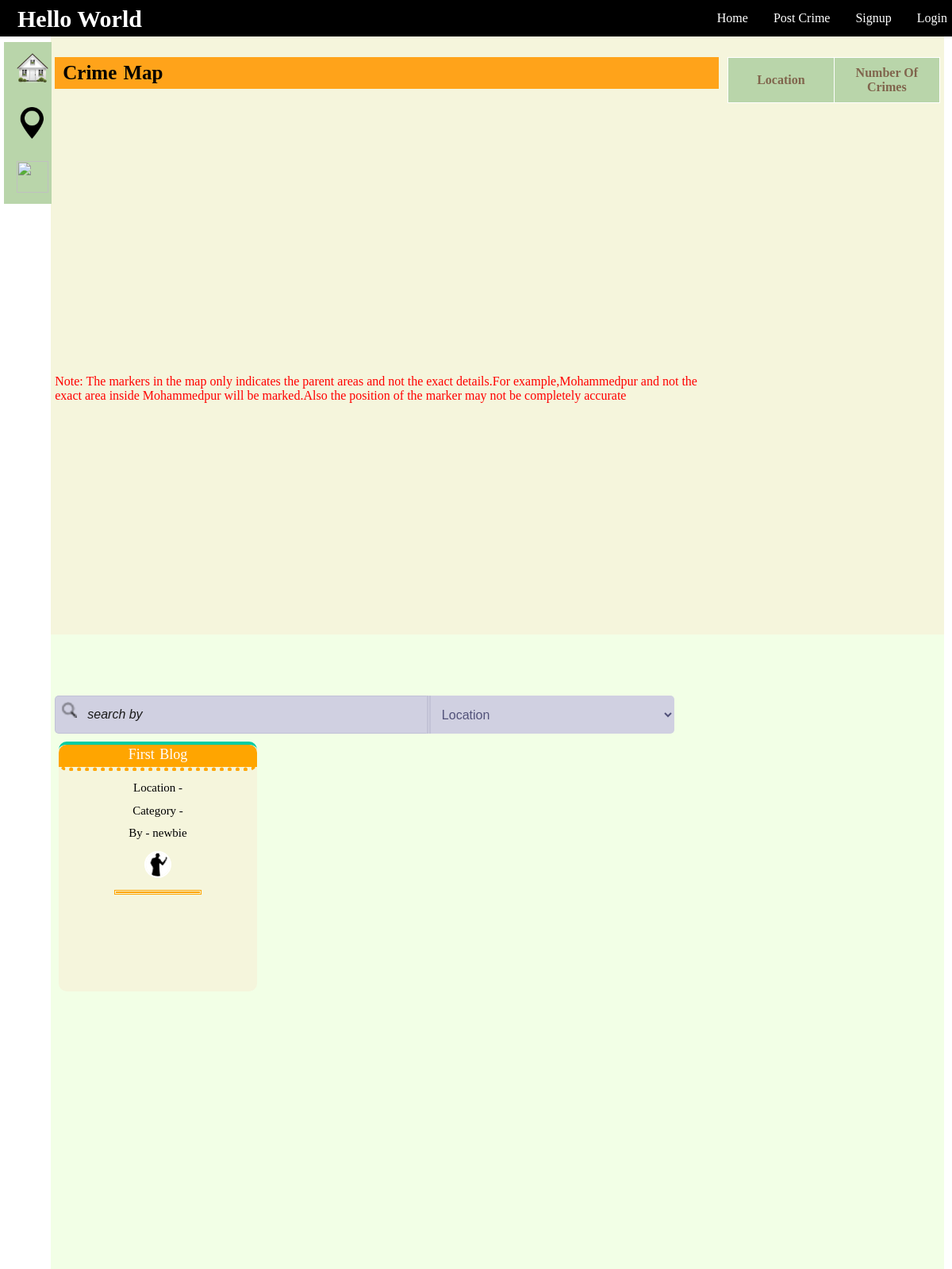
/, run on an earlier commit of the app's database.
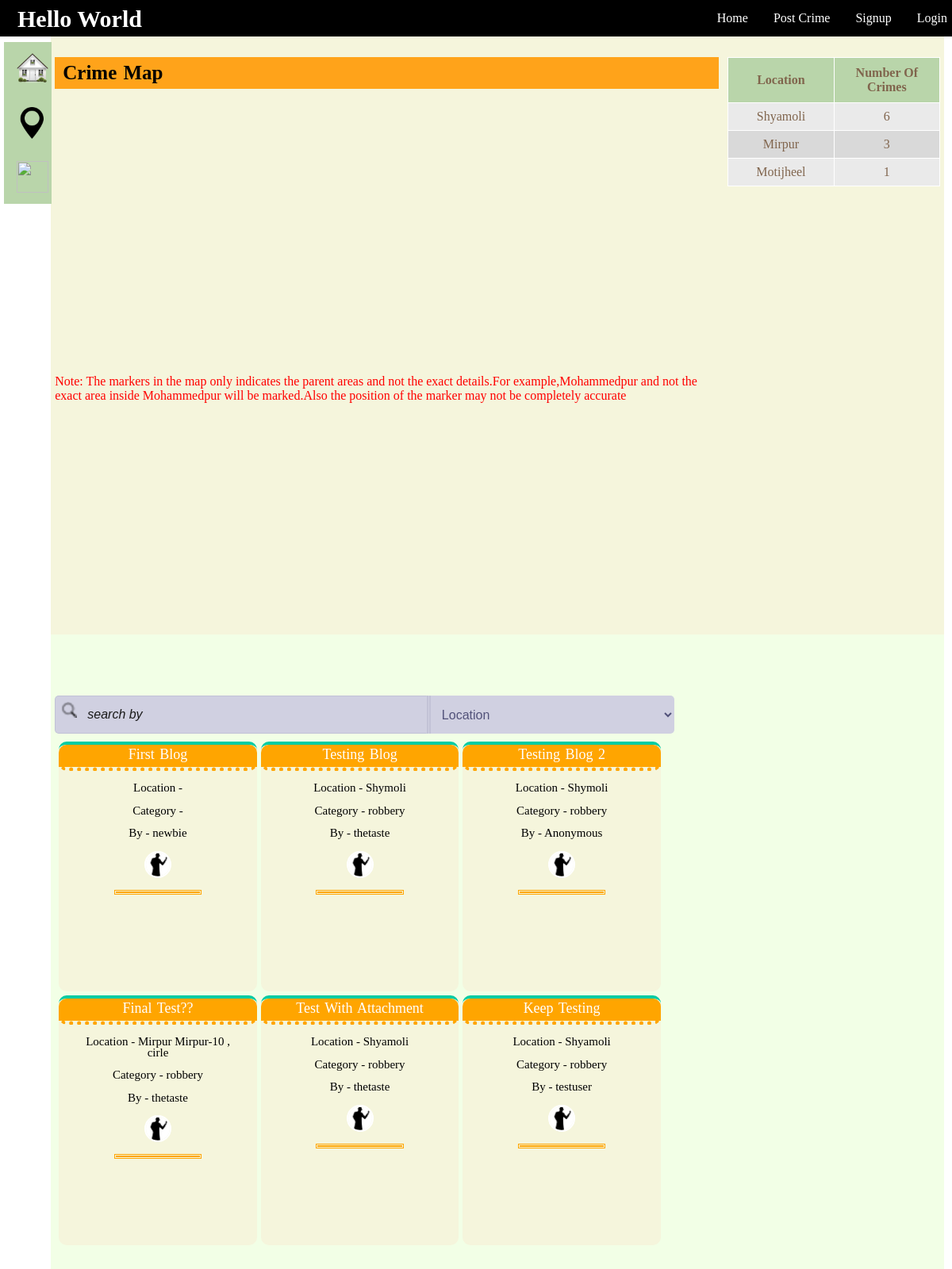
And on a later commit of the database.
### tables this page shows
CREATE TABLE `blogs` (
  `blog_id` int(11) NOT NULL,
  `title` varchar(100) DEFAULT NULL,
  `body` text,
  `datetime` varchar(70) DEFAULT NULL,
  `attachment` varchar(200) DEFAULT NULL,
  `blogger_id` int(11) DEFAULT NULL,
  `name_hidden` tinyint(1) DEFAULT NULL,
  `location` text,
  `category` varchar(50) DEFAULT NULL,
  `del` tinyint(1) DEFAULT '0'
);

CREATE TABLE `users` (
  `user_id` int(11) NOT NULL,
  `fname` varchar(80) DEFAULT NULL,
  `lname` varchar(80) DEFAULT NULL,
  `age` int(11) DEFAULT NULL,
  `bdate` varchar(11) DEFAULT NULL,
  `username` varchar(120) DEFAULT NULL,
  `email` varchar(50) DEFAULT NULL,
  `password` varchar(100) DEFAULT NULL,
  `pro_pic` varchar(180) DEFAULT NULL,
  `gender` varchar(20) DEFAULT NULL,
  `role` int(11) DEFAULT NULL,
  `del` tinyint(1) DEFAULT '0'
);

CREATE TABLE `location` (
  `loc_id` int(11) NOT NULL,
  `loc_name` varchar(50) DEFAULT NULL,
  `crimes` int(11) DEFAULT '0',
  `latitude` double DEFAULT NULL,
  `longitude` double DEFAULT NULL
);

### Controllers/BlogController.php (called while the page is built, shortened)
<?php
require(get_include_path()."\Projects\aiub project\Models\BlogModel.php");
class BlogController{
    private $blog;
    function BlogController()
    {
        $this->blog = new BlogModel();
    }
    function getAllBlogs()
    {
        return $this->blog->allBlogs();
    }
    function bloggerName($id)
    {
        return $this->blog->getBloggerName($id);
    }
    function getBloggerProfilePicture($id)
    {
        return $this->blog->getBloggerPP($id);
    }
}
 ?>

### Models/Models.php (called while the page is built, shortened)
<?php
class Models{
    public $server;
    public $user;
    public $pass;
    public $db;
    protected $conn;
    function Models($server = "localhost:3306" , $user = "root" , $pass ="" , $db = "is_that_crime")
    {
        $this->server = $server;
        $this->user = $user;
        $this->pass = $pass;
        $this->db = $db;
    }
    private function openConnection()
    {
        $this->conn = new mysqli($this->server , $this->user , $this->pass , $this->db);
        if($this->conn->connect_error)
        {
            $this->errorMessage($this->conn->connect_error);
            return false;
        }
        else
            return true;
    }
    function executeQuery($query)
    {
        if($this->openConnection())
        {
            if($this->result = $this->conn->query($query))
            {
                if($this->result->num_rows > 0)
                {
                    return $this->result;
                }
                else
                {
                    return false;
                }
            }
            else
            {
                $this->errorMessage($this->conn->error);
                return false;
            }
        }
        else
        {
            $this->errorMessage($this->conn->error);
            return false;
        }
    }
}
?>

### Models/BlogModel.php (called while the page is built, shortened)
<?php
require_once("Models.php");
class BlogModel extends Models{
    function allBlogs()
    {
        $result = $this->executeQuery("select * from blogs where del = false;");
        if($result)
            return $result;
        else
            return false;
    }
    function getBloggerName($id)
    {
        $name = $this->executeQuery("select username from users where user_id in (select blogger_id from blogs where blogger_id = $id);");
        if($name->num_rows > 0)
        {
            $name = $name->fetch_assoc();
            $name = $name["username"];
            return $name;
        }
        else
            return false;
    }
    function getBloggerPP($id)
    {
        $url = $this->executeQuery("select pro_pic from users where user_id in (select blogger_id from blogs where blogger_id = $id);");
        if($url->num_rows > 0)
        {
            $url = $url->fetch_assoc();
            $url = $url["pro_pic"];
            return $url;
        }
        else
            return false;
    }
}
 ?>

### Controllers/LocationController.php (called while the page is built, shortened)
<?php
require(get_include_path()."\Projects\aiub project\Models\LocationModel.php");
class LocationController{
    private $location;
    function LocationController()
    {
        $this->location = new LocationModel();
    }
    function getJSONLocations()
    {
        return $this->location->getLocationsJSON();
    }
}
 ?>

### Models/LocationModel.php (called while the page is built, shortened)
<?php
require_once("Models.php");
class LocationModel extends Models{
    function getLocationsJSON()
    {
        $result = $this->executeQuery("select * from location where crimes > 0");
        $places = array();
        if($result)
        {
            while($row = $result->fetch_assoc())
            {
                $places[] = $row;
            }
            $json_places = json_encode($places);
            return $json_places;
        }
        return "";
    }
}
 ?>

### index.php (the view, shortened to what the changed rows need)
<html>
<head>
    <link rel="stylesheet" type="text/css" href="css/index_style.css">
    <link rel="stylesheet" type="text/css" href="css/navigation.css">
</head>
<body>
    <div>
            <?php
            require("Controllers/login_controller.php");
            require("Controllers/LocationController.php");
            $location_control = new LocationController();
            ?>
<article>
    <div id="index-content">
        <div id="section-1">
            <div id="sub-section-1-2">
            <table id="crime_zone_table" border="1">
                <tr>
                    <th>Location</th>
                    <th>Number Of Crimes</th>
                </tr>
                <?php
                $loc_arr = json_decode($location_control->getJSONLocations() , true);
                for($i = 0; $i < sizeof($loc_arr);$i++)
                {
                    echo "<tr>
                        <td>{$loc_arr[$i]['loc_name']}</td>
                        <td>{$loc_arr[$i]['crimes']}</td>
                    </tr>";
                }
                 ?>
            </table>
            </div>
        </div>
        <div id = "section-2">
            <div id = "all_blogs">
            <?php
                require_once("Controllers/BlogController.php");
                $blog = new BlogController();
                if($result = $blog->getAllBlogs())
                {
                    while($row = $result->fetch_assoc())
                    {
                        $blogger = "Anonymous";
                        $title = $row["title"];
                        $blogger_pp = "";
                        if(!$row["name_hidden"])
                        {
                            $blogger_id = $row["blogger_id"];
                            $blogger = $blog->bloggerName($blogger_id);
                            $blogger_pp = $blog->getBloggerProfilePicture($blogger_id);
                        }
                        echo "<div class = 'single_blog   blogs' id={$row['blog_id']} onMouseOver='myFunction(this.id)' onmouseout='hoverOutStyle(this.id)'>";
                        echo "<div class = 'single_blog1' id='sb1{$row['blog_id']}'>";
                            echo "<div class='div_blog_title'>"."<a class = 'blog_title' href = 'Views/blog.php/?blog_id=".$row['blog_id']."'><span class='title'>".$title."</span></a></div>";
                            echo "<div class = 'single_blog_content' class='blog'>";
                            echo "<p class= 'bold-blog-content'>Location - <span class='location'>".$row["location"]. "</span></p>";
                            echo "<p class= 'bold-blog-content'>Category -  <span class='category'>".$row["category"]."</span></p>";
                            echo "<p class= 'bold-blog-content'>By - <span class='user'>$blogger</span></p>";
                            echo "<p class= 'bold-blog-content'><img class='circled_pro_pic' src='$blogger_pp' onerror='return setDefaultPP(this)'/></p>";
                            echo "<hr/>";
                        echo "</div>";
                        echo "</div>";
                        echo "</div>";
                    }
                }
                else
                {
                    echo "<div class = \"single_blog\">";
                    echo "<div class =\"single_blog_content\">";
                        echo "<h1>No Crime Blogs To See</h1>";
                    echo "</div>";
                    echo "</div>";
                }
            ?>
        </div>
    </div>
</div>
</article>
</div>
</body>
</html>

What changed in the data, as far as the page shows it:
added location: loc_name "Shyamoli", crimes "6"
added location: loc_name "Mirpur", crimes "3"
added location: loc_name "Motijheel", crimes "1"
added blogs: title "Testing Blog", location "Shymoli", category "robbery", blogger.username "thetaste", blogger.pro_pic (placeholder picture)
added blogs: title "Testing Blog 2", location "Shymoli", category "robbery", blogger "Anonymous"
added blogs: title "Final Test??", location "Mirpur Mirpur-10 , cirle", category "robbery", blogger.username "thetaste", blogger.pro_pic (placeholder picture)
added blogs: title "Test With Attachment", location "Shyamoli", category "robbery", blogger.username "thetaste", blogger.pro_pic (placeholder picture)
added blogs: title "Keep Testing", location "Shyamoli", category "robbery", blogger.username "testuser"
